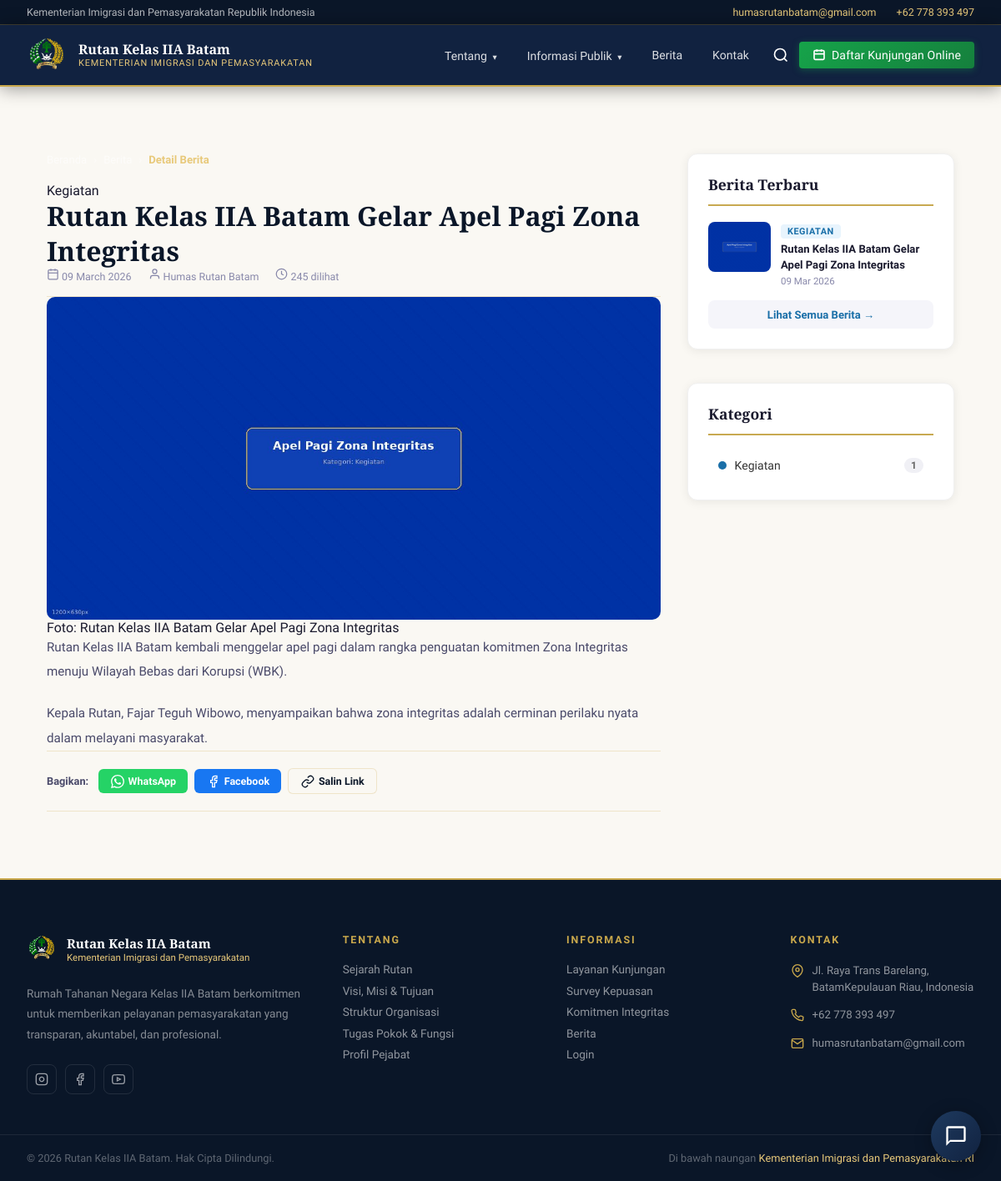
/pages/detail-berita.php?slug=apel-pagi-zona-integritas, run on the app's committed database.
### tables this page shows
CREATE TABLE `kontak_info` (
  `id`          INT AUTO_INCREMENT PRIMARY KEY,
  `kode`        VARCHAR(30) NOT NULL UNIQUE,   
  `label`       VARCHAR(100) NOT NULL,         
  `nilai`       TEXT,                          
  `icon`        VARCHAR(50),                   
  `urutan`      TINYINT DEFAULT 0,
  `aktif`       TINYINT(1) DEFAULT 1,
  `updated_at`  TIMESTAMP DEFAULT CURRENT_TIMESTAMP ON UPDATE CURRENT_TIMESTAMP
);

CREATE TABLE `berita` (
  `id`          INT AUTO_INCREMENT PRIMARY KEY,
  `judul`       VARCHAR(300) NOT NULL,
  `slug`        VARCHAR(320) NOT NULL UNIQUE,   
  `ringkasan`   TEXT,
  `isi`         LONGTEXT NOT NULL,
  `gambar`      VARCHAR(255),                   
  `kategori`    ENUM('kegiatan','pengumuman','prestasi','pembinaan') NOT NULL,
  `status`      ENUM('publish','draft') DEFAULT 'draft',
  `penulis`     VARCHAR(100) DEFAULT 'Humas Rutan Batam',
  `views`       INT DEFAULT 0,
  `tanggal`     DATE,
  `created_at`  TIMESTAMP DEFAULT CURRENT_TIMESTAMP,
  `updated_at`  TIMESTAMP DEFAULT CURRENT_TIMESTAMP ON UPDATE CURRENT_TIMESTAMP
);

### backend/includes/helpers.php (called while the page is built, shortened)
<?php
function getKontak(): array {
    $db = getDB();
    $stmt = $db->prepare("SELECT kode, label, nilai, icon FROM kontak_info WHERE aktif = 1 ORDER BY urutan ASC");
    $stmt->execute();
    $rows = $stmt->fetchAll(PDO::FETCH_ASSOC);
    $result = [];
    foreach ($rows as $row) {
        $result[$row['kode']] = $row;
    }
    return $result;
}
function sanitizeHtml(string $html): string {
    $allowedTags = '<p><br><b><strong><i><em><u><h1><h2><h3><h4><h5><h6><ul><ol><li><a><img><table><thead><tbody><tr><th><td><blockquote><pre><code>';
    $config = LIBXML_HTML_NOIMPLIED | LIBXML_HTML_NODEFDTD | LIBXML_NOERROR;
    $doc = new DOMDocument();
    $doc->encoding = 'UTF-8';
    $body = $doc->getElementsByTagName('body')->item(0);
    $clean = strip_tags($doc->saveHTML($body), $allowedTags);
    return $clean ?: $html;
}

### pages/detail-berita.php (the view, shortened to what this page needs)
<?php
require_once __DIR__ . '/../backend/includes/helpers.php';
$baseUrl = defined('BASE_URL') ? BASE_URL : 'http://localhost/web-rutan';
$slug = $_GET['slug'] ?? '';
try {
    $db = getDB();
    $stmt = $db->prepare("SELECT * FROM berita WHERE slug = ? AND status = 'publish'");
    $stmt->execute([$slug]);
    $berita = $stmt->fetch();
} catch (Exception $e) {
    header('Location: ' . $baseUrl . '/berita');
    exit;
}
$gambarUrl = $berita['gambar']
    ? (file_exists(__DIR__ . '/../backend/uploads/berita/' . $berita['gambar'])
        ? BASE_URL . '/backend/uploads/berita/' . htmlspecialchars($berita['gambar'])
        : BASE_URL . '/images/' . htmlspecialchars($berita['gambar']))
    : BASE_URL . '/images/berita-1.jpg';
function imgBerita($g) {
    if (!$g) return BASE_URL . '/images/berita-1.jpg';
    $p = __DIR__ . '/../backend/uploads/berita/' . $g;
    return file_exists($p) ? BASE_URL . '/backend/uploads/berita/' . htmlspecialchars($g) : BASE_URL . '/images/' . htmlspecialchars($g);
}
$extraCss     = ['sejarah.css', 'berita.css'];
include __DIR__ . '/../header.php';
?>
<main class="page-main">
  <div class="detail-container">
    <div class="detail-main">
      <div class="breadcrumb detail-breadcrumb">
        <a href="<?= BASE_URL ?>/index.php">Beranda</a>
        <span>›</span>
        <a href="berita">Berita</a>
        <span>›</span>
        <span class="breadcrumb-active">Detail Berita</span>
      </div>
      <article class="detail-artikel">
        <span class="berita-kat-badge kat-<?= $berita['kategori'] ?>"><?= ucfirst($berita['kategori']) ?></span>
        <h1 class="detail-judul"><?= htmlspecialchars($berita['judul']) ?></h1>
        <div class="detail-meta">
          <div class="detail-meta-item">
            <svg viewBox="0 0 24 24" fill="none" stroke="currentColor" stroke-width="2" width="15" height="15"><rect x="3" y="4" width="18" height="18" rx="2" ry="2"/><line x1="16" y1="2" x2="16" y2="6"/><line x1="8" y1="2" x2="8" y2="6"/><line x1="3" y1="10" x2="21" y2="10"/></svg>
            <?= $berita['tanggal'] ? date('d F Y', strtotime($berita['tanggal'])) : '-' ?>
          </div>
          <div class="detail-meta-item">
            <svg viewBox="0 0 24 24" fill="none" stroke="currentColor" stroke-width="2" width="15" height="15"><path d="M20 21v-2a4 4 0 0 0-4-4H8a4 4 0 0 0-4 4v2"/><circle cx="12" cy="7" r="4"/></svg>
            <?= htmlspecialchars($berita['penulis'] ?? 'Humas Rutan Batam') ?>
          </div>
          <div class="detail-meta-item">
            <svg viewBox="0 0 24 24" fill="none" stroke="currentColor" stroke-width="2" width="15" height="15"><circle cx="12" cy="12" r="10"/><polyline points="12 6 12 12 16 14"/></svg>
            <?= $berita['views'] ?> dilihat
          </div>
        </div>
        <div class="detail-foto-utama">
          <img src="<?= $gambarUrl ?>" alt="<?= htmlspecialchars($berita['judul']) ?>"
            style="width:100%; max-height:450px; object-fit:cover; border-radius:10px; display:block;"
            onerror="this.style.display='none'"/>
          <div class="detail-foto-caption">Foto: <?= htmlspecialchars($berita['judul']) ?></div>
        </div>
        <div class="detail-isi">
          <?= sanitizeHtml($berita['isi']) ?>
        </div>
        <?php $url = BASE_URL . '/detail-berita?slug=' . urlencode($slug); ?>
        <div class="detail-share">
          <span class="share-label">Bagikan:</span>
          <a href="https://wa.me/?text=<?= urlencode($berita['judul'] . ' ' . $url) ?>"
             target="_blank" class="share-btn share-wa" title="WhatsApp">
            WhatsApp
          </a>
          <a href="https://www.facebook.com/sharer/sharer.php?u=<?= urlencode($url) ?>"
             target="_blank" class="share-btn share-fb" title="Facebook">
            <svg viewBox="0 0 24 24" fill="none" stroke="currentColor" stroke-width="2" width="16" height="16"><path d="M18 2h-3a5 5 0 0 0-5 5v3H7v4h3v8h4v-8h3l1-4h-4V7a1 1 0 0 1 1-1h3z"/></svg>
            Facebook
          </a>
          <button class="share-btn share-copy" onclick="salinLink()" title="Salin link">
            <svg viewBox="0 0 24 24" fill="none" stroke="currentColor" stroke-width="2" width="16" height="16"><path d="M10 13a5 5 0 0 0 7.54.54l3-3a5 5 0 0 0-7.07-7.07l-1.72 1.71"/><path d="M14 11a5 5 0 0 0-7.54-.54l-3 3a5 5 0 0 0 7.07 7.07l1.71-1.71"/></svg>
            Salin Link
          </button>
        </div>
      </article>
    </div>
    <aside class="detail-sidebar">
      <div class="sidebar-widget">
        <div class="widget-title">Berita Terbaru</div>
        <div class="widget-list">
          <?php
          $terkini = $db->query("SELECT judul, slug, gambar, tanggal, kategori FROM berita WHERE status='publish' ORDER BY tanggal DESC LIMIT 4")->fetchAll();
          foreach ($terkini as $t): ?>
          <a href="<?= BASE_URL ?>/detail-berita?slug=<?= urlencode($t['slug']) ?>" class="widget-item">
            <div class="widget-item-img">
              <img src="<?= imgBerita($t['gambar']) ?>" alt="<?= htmlspecialchars($t['judul']) ?>"
                onerror="this.style.display='none'"/>
            </div>
            <div class="widget-item-info">
              <div class="widget-item-kat kat-<?= $t['kategori'] ?>"><?= ucfirst($t['kategori']) ?></div>
              <div class="widget-item-judul"><?= htmlspecialchars($t['judul']) ?></div>
              <div class="widget-item-tgl"><?= $t['tanggal'] ? date('d M Y', strtotime($t['tanggal'])) : '' ?></div>
            </div>
          </a>
          <?php endforeach; ?>
        </div>
        <a href="berita" class="widget-lihat-semua">Lihat Semua Berita →</a>
      </div>
      <div class="sidebar-widget">
        <div class="widget-title">Kategori</div>
        <div class="widget-kategori">
          <?php
          $katList = $db->query("SELECT kategori, COUNT(*) as jml FROM berita WHERE status='publish' GROUP BY kategori ORDER BY jml DESC")->fetchAll();
          foreach ($katList as $k): ?>
          <a href="berita?kategori=<?= $k['kategori'] ?>" class="wkat-item">
            <span class="wkat-dot kat-<?= $k['kategori'] ?>"></span>
            <?= ucfirst($k['kategori']) ?>
            <span class="wkat-jumlah"><?= $k['jml'] ?></span>
          </a>
          <?php endforeach; ?>
        </div>
      </div>
    </aside>
  </div>
</main>
<?php include __DIR__ . '/../backend/includes/footer.php'; ?>

### header.php (shortened to what this page needs)
<?php
if (!isset($kontak)) {
    require_once __DIR__ . '/backend/includes/helpers.php';
    $kontak = getKontak();
}
?>
<!DOCTYPE html>
<html lang="id">
<head>
  <link rel="stylesheet" href="<?= BASE_URL ?>/css/style.css"/>
  <?php if (!empty($extraCss)): foreach ($extraCss as $css): ?>
  <link rel="stylesheet" href="<?= BASE_URL ?>/css/<?= $css ?>"/>
  <?php endforeach; endif; ?>
</head>
<body>
<div class="topbar">
  <div class="topbar-inner">
    <span>Kementerian Imigrasi dan Pemasyarakatan Republik Indonesia</span>
    <div class="topbar-links">
      <a href="mailto:<?= htmlspecialchars($kontak['email']['nilai'] ?? '') ?>"><?= htmlspecialchars($kontak['email']['nilai'] ?? '') ?></a>
      <a href="tel:<?= preg_replace('/[^0-9+]/', '', $kontak['telepon']['nilai'] ?? '') ?>"><?= htmlspecialchars($kontak['telepon']['nilai'] ?? '') ?></a>
    </div>
  </div>
</div>
<nav>
  <div class="nav-inner">
    <a href="<?= BASE_URL ?>/index.php" class="nav-brand">
      <div class="nav-logo-circle">
        <img src="<?= BASE_URL ?>/images/logo.png" alt="Logo Rutan Kelas IIA Batista - Lembaga Pemasyarakatan Kementerian Imigrasi dan Pemasyarakatan"/>
      </div>
      <div class="nav-brand-text">
        <span class="main">Rutan Kelas IIA Batam</span>
        <span class="sub">Kementerian Imigrasi dan Pemasyarakatan</span>
      </div>
    </a>
    <div class="nav-links" id="navLinks">
      <div class="dropdown">
        <a href="#">Tentang <span class="nav-caret">▾</span></a>
      </div>
      <div class="dropdown">
        <a href="#">Informasi Publik <span class="nav-caret">▾</span></a>
      </div>
      <a href="<?= BASE_URL ?>/berita">Berita</a>
      <a href="<?= BASE_URL ?>/index.php#kontak">Kontak</a>
      <button class="nav-search-btn" onclick="bukaSearchModal()" title="Cari">
        <svg viewBox="0 0 24 24" fill="none" stroke="currentColor" stroke-width="2" width="20" height="20">
          <circle cx="11" cy="11" r="8"/><path d="m21 21-4.35-4.35"/>
        </svg>
      </button>
      <a href="https://forms.gle/euo3Yx94T4jp5GYXA"
         class="nav-kunjungan-btn"
         target="_blank"
         rel="noopener noreferrer">
        <svg viewBox="0 0 24 24" fill="none" stroke="currentColor" stroke-width="2.5" width="16" height="16">
          <rect x="3" y="4" width="18" height="16" rx="2"/>
          <path d="M8 2v4M16 2v4M3 10h18"/>
        </svg>
        Daftar Kunjungan Online
      </a>
    </div>
  </div>
</nav>
<div class="chatbot-widget">
  <button class="chatbot-toggle" id="chatbotToggle" aria-label="Buka FAQ">
    <svg class="chat-icon" viewBox="0 0 24 24"><path d="M20 2H4c-1.1 0-2 .9-2 2v18l4-4h14c1.1 0 2-.9 2-2V4c0-1.1-.9-2-2-2zm0 14H6l-2 2V4h16v12z"/></svg>
  </button>
</div>

### backend/includes/footer.php (shortened to what this page needs)
<?php
$baseUrl = defined('BASE_URL') ? BASE_URL : '';
?>
<footer>
  <div class="footer-main">
    <div class="footer-col footer-col-brand">
      <div class="footer-brand-logo">
        <div class="footer-logo-circle">
          <img src="<?= $baseUrl ?>/images/logo.png" alt="Logo Rutan Kelas IIA Batam"/>
        </div>
        <div class="footer-brand-name">
          Rutan Kelas IIA Batam
          <span>Kementerian Imigrasi dan Pemasyarakatan</span>
        </div>
      </div>
      <p class="footer-about">Rumah Tahanan Negara Kelas IIA Batam berkomitmen untuk memberikan pelayanan pemasyarakatan yang transparan, akuntabel, dan profesional.</p>
      <div class="footer-socials">
        <a href="https://www.instagram.com/rutan.batam/" class="social-btn" title="Instagram">
          <svg viewBox="0 0 24 24" fill="none" stroke="currentColor" stroke-width="2"><rect x="2" y="2" width="20" height="20" rx="5" ry="5"/><path d="M16 11.37A4 4 0 1 1 12.63 8 4 4 0 0 1 16 11.37z"/><line x1="17.5" y1="6.5" x2="17.51" y2="6.5"/></svg>
        </a>
        <a href="https://www.facebook.com/rutanbatam" class="social-btn" title="Facebook">
          <svg viewBox="0 0 24 24" fill="none" stroke="currentColor" stroke-width="2"><path d="M18 2h-3a5 5 0 0 0-5 5v3H7v4h3v8h4v-8h3l1-4h-4V7a1 1 0 0 1 1-1h3z"/></svg>
        </a>
        <a href="https://www.youtube.com/@RutanBatam" class="social-btn" title="YouTube">
        </a>
      </div>
    </div>
    <div class="footer-col">
      <div class="footer-col-title">Tentang</div>
      <div class="footer-links">
        <a href="<?= $baseUrl ?>/sejarah">Sejarah Rutan</a>
        <a href="<?= $baseUrl ?>/visi-misi">Visi, Misi &amp; Tujuan</a>
        <a href="<?= $baseUrl ?>/struktur">Struktur Organisasi</a>
        <a href="<?= $baseUrl ?>/tupoksi">Tugas Pokok &amp; Fungsi</a>
        <a href="<?= $baseUrl ?>/pejabat">Profil Pejabat</a>
      </div>
    </div>
    <div class="footer-col">
      <div class="footer-col-title">Informasi</div>
      <div class="footer-links">
        <a href="<?= $baseUrl ?>/kunjungan">Layanan Kunjungan</a>
        <a href="<?= $baseUrl ?>/survey">Survey Kepuasan</a>
        <a href="<?= $baseUrl ?>/komitmen">Komitmen Integritas</a>
        <a href="<?= $baseUrl ?>/berita">Berita</a>
        <a href="<?= $baseUrl ?>/admin/login.php">Login</a>
      </div>
    </div>
    <div class="footer-col">
      <div class="footer-col-title">Kontak</div>
      <div class="footer-contact-items">
        <div class="footer-contact-item">
          <svg viewBox="0 0 24 24" fill="none" stroke="currentColor" stroke-width="2"><path d="M21 10c0 7-9 13-9 13s-9-6-9-13a9 9 0 0 1 18 0z"/><circle cx="12" cy="10" r="3"/></svg>
          <span><?= strip_tags($kontak['alamat']['nilai'] ?? 'Jl. Raya Trans Barelang, Batam') ?></span>
        </div>
        <div class="footer-contact-item">
          <span><?= htmlspecialchars($kontak['telepon']['nilai'] ?? '') ?></span>
        </div>
        <div class="footer-contact-item">
          <svg viewBox="0 0 24 24" fill="none" stroke="currentColor" stroke-width="2"><path d="M4 4h16c1.1 0 2 .9 2 2v12c0 1.1-.9 2-2 2H4c-1.1 0-2-.9-2-2V6c0-1.1.9-2 2-2z"/><polyline points="22,6 12,13 2,6"/></svg>
          <span><?= htmlspecialchars($kontak['email']['nilai'] ?? '') ?></span>
        </div>
      </div>
    </div>
  </div>
  <div class="footer-bottom">
    <div class="footer-bottom-inner">
      <div class="footer-copy">© <?= date('Y') ?> Rutan Kelas IIA Batam. Hak Cipta Dilindungi.</div>
      <div class="footer-kemenimipas">Di bawah naungan <span>Kementerian Imigrasi dan Pemasyarakatan RI</span></div>
    </div>
  </div>
</footer>
</body>
</html>

### data on the page
kontak_info: nilai "humasrutanbatam@gmail.com"
kontak_info: nilai "+62 778 393 497"
berita: kategori "Kegiatan", judul "Rutan Kelas IIA Batam Gelar Apel Pagi Zona Integritas", tanggal "09 March 2026", penulis "Humas Rutan Batam", views "245", isi "Rutan Kelas IIA Batam kembali menggelar apel pagi dalam rangka penguatan komitmen Zona Integritas menuju Wilayah Bebas dari Korupsi (WBK). Kepala Rutan, Fajar Teguh Wibowo, menyampaikan bahwa zona integritas adalah cerminan perilaku nyata dalam melayani masyarakat.", kategori "KEGIATAN", tanggal "09 Mar 2026"
kontak_info: nilai "Jl. Raya Trans Barelang, BatamKepulauan Riau, Indonesia"

### other printed values
$k['kategori'] "Kegiatan"
$k['jml'] "1"
